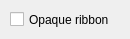
<?xml version="1.0" encoding="UTF-8"?>
<ui version="4.0">
 <class>HUD2InstrumentDialog</class>
 <widget class="QDialog" name="HUD2InstrumentDialog">
  <property name="geometry">
   <rect>
    <x>0</x>
    <y>0</y>
    <width>130</width>
    <height>39</height>
   </rect>
  </property>
  <property name="windowTitle">
   <string>Dialog</string>
  </property>
  <widget class="QCheckBox" name="opaqueRibbonCheckBox">
   <property name="geometry">
    <rect>
     <x>10</x>
     <y>10</y>
     <width>131</width>
     <height>19</height>
    </rect>
   </property>
   <property name="text">
    <string>Opaque ribbon</string>
   </property>
  </widget>
 </widget>
 <resources/>
 <connections/>
</ui>
